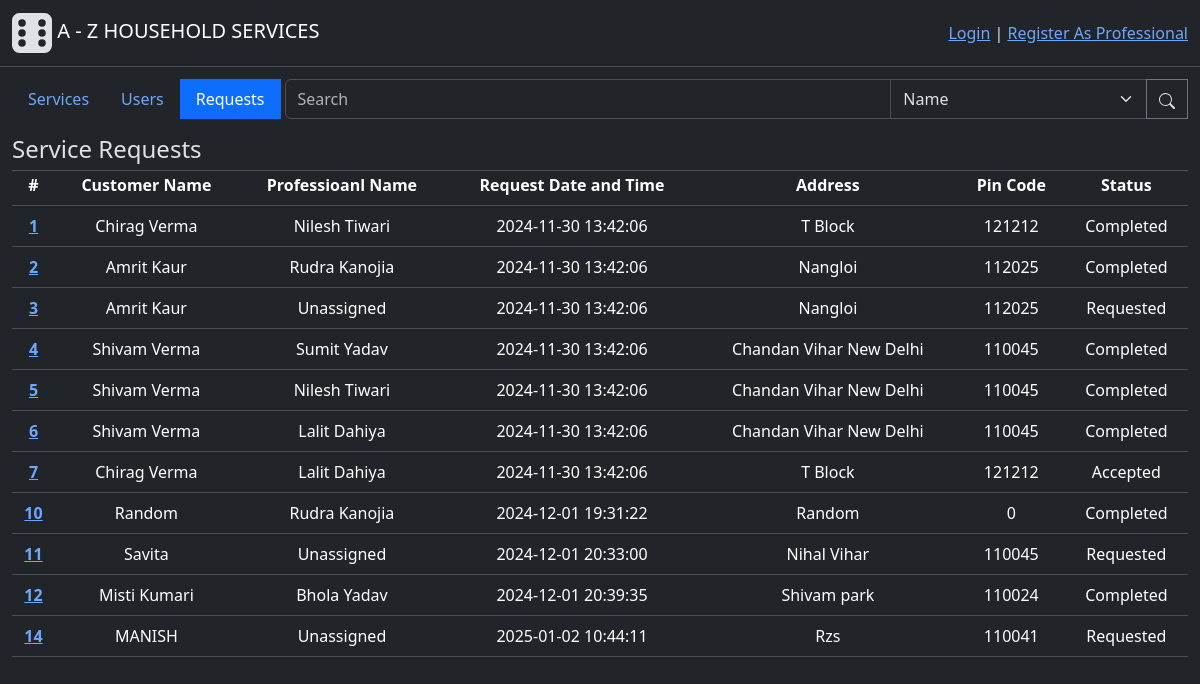
Page /admin/requests on the committed database.
### backend/modals.py (models this page shows, shortened)
class ServiceRequest(db.Model):
    id = db.Column(db.Integer(), primary_key=True)
    service_id = db.Column(db.Integer(), db.ForeignKey("service.id"), nullable=False) # Foreign Key - Service table
    customer_id = db.Column(db.Integer(), db.ForeignKey("user.id"), nullable=False) #Foreign key - from User(Customer) table
    professional_id = db.Column(db.Integer(), db.ForeignKey("professional.id")) # Foreign Key - Professional table, One professional for one job
    start_date = db.Column(db.DateTime(), nullable=False, default=datetime.now().replace(microsecond=0)) # datetime.now():get current time
    end_date = db.Column(db.DateTime())
    status = db.Column(db.Integer(), nullable=False, default=0) # 0-requested, 1-accepted, 2-completed at users-end, 3-completed at professionals-end
    rating = db.Column(db.Integer()) # Mandatory to give ratings for closing the job/tasks
    remarks = db.Column(db.String(500))
    professional = db.relationship("Professional", backref="service_requests", lazy=True)
    def get_professional(self):
        professional = self.professional
        if professional:
            return professional.user.name
        else:
            return "Unassigned"
    def get_status(self):
        status = self.status
        if status == 0:
            return "Requested"
        elif status == 1:
            return "Accepted"
        else:
            return "Completed"

class User(db.Model, UserMixin):
    id = db.Column(db.Integer(), primary_key=True)
    email = db.Column(db.String(60), unique=True, nullable=False)
    password = db.Column(db.String(), nullable=False)
    role = db.Column(db.Integer(), nullable=False, default=1) # 0-Admin, 1-Customer, 2-Professional
    name = db.Column(db.String(30), nullable=False)
    address = db.Column(db.String(100), nullable=False)
    pincode = db.Column(db.Integer(), nullable=False)
    status = db.Column(db.Integer(), nullable=False, default=1) # 0-inactive, 1-active
    rating = db.Column(db.Integer(), default=0)
    age = db.Column(db.Integer(), nullable=True) # newly added
    __table_args__ = (CheckConstraint("rating > 2", name="check_rating"),)
    service_requests = db.relationship("ServiceRequest", cascade="all, delete", backref="customer", lazy=True) # For accessing all the service requests created by a user(customer)
    professional_info = db.relationship("Professional", cascade="all, delete", backref="user", uselist=False) # one to one relation for accessing futher professional info

### backend/controllers.py (the view)
@app.route("/admin/requests", methods=["GET", "POST"])
def requests_tab_page():
    button_state = 2
    requests = ServiceRequest.query.all()
    return render_template("requests_tab.html", button_state=button_state, requests=requests)

### templates/requests_tab.html
{% extends "admin_dashboard.html" %}
{% block subcontent %}
<h4 style="margin-bottom: -10px;" class="h4 text-start mt-3">Service Requests</h4>
<hr style="margin-bottom:  -10px;" class="divider">
{% if requests %}
    <table class="table mt-1">
        <thead>
        <tr>
            <th scope="col">#</th>
            <th scope="col">Customer Name</th>
            <th scope="col">Professioanl Name</th>
            <th scope="col">Request Date and Time</th>
            <th scope="col">Address</th>
            <th scope="col">Pin Code</th>
            <th scope="col">Status</th>
        </tr>
        </thead>
        <tbody>
            {% for request in requests %}
                <tr>
                    <th scope="row">
                        <a href="{{ url_for('service_request_info', id=request.id)}}">
                            {{request.id}}
                        </a>
                    </th>
                    <td>{{request.customer.name}}</td>
                    <td>{{request.get_professional()}}</td>
                    <td>{{request.start_date}}</td>
                    <td>{{request.customer.address}}</td>
                    <td>{{request.customer.pincode}}</td>
                    <td>{{request.get_status()}}</td>
                </tr>
            {% endfor %}
        </tbody>
    </table>
{% else %}
    <div class="h5 mt-3">Currently there are no jobs.</div>
{% endif %}
{% endblock %}

### rows in the picture
ServiceRequest: id "1", customer.name "Chirag Verma", get_professional "Nilesh Tiwari", start_date "2024-11-30 13:42:06", customer.address "T Block", customer.pincode "121212", get_status "Completed"
ServiceRequest: id "2", customer.name "Amrit Kaur", get_professional "Rudra Kanojia", start_date "2024-11-30 13:42:06", customer.address "Nangloi", customer.pincode "112025", get_status "Completed"
ServiceRequest: id "3", customer.name "Amrit Kaur", get_professional "Unassigned", start_date "2024-11-30 13:42:06", customer.address "Nangloi", customer.pincode "112025", get_status "Requested"
ServiceRequest: id "4", customer.name "Shivam Verma", get_professional "Sumit Yadav", start_date "2024-11-30 13:42:06", customer.address "Chandan Vihar New Delhi", customer.pincode "110045", get_status "Completed"
ServiceRequest: id "5", customer.name "Shivam Verma", get_professional "Nilesh Tiwari", start_date "2024-11-30 13:42:06", customer.address "Chandan Vihar New Delhi", customer.pincode "110045", get_status "Completed"
ServiceRequest: id "6", customer.name "Shivam Verma", get_professional "Lalit Dahiya", start_date "2024-11-30 13:42:06", customer.address "Chandan Vihar New Delhi", customer.pincode "110045", get_status "Completed"
ServiceRequest: id "7", customer.name "Chirag Verma", get_professional "Lalit Dahiya", start_date "2024-11-30 13:42:06", customer.address "T Block", customer.pincode "121212", get_status "Accepted"
ServiceRequest: id "10", customer.name "Random", get_professional "Rudra Kanojia", start_date "2024-12-01 19:31:22", customer.address "Random", customer.pincode "0", get_status "Completed"
ServiceRequest: id "11", customer.name "Savita", get_professional "Unassigned", start_date "2024-12-01 20:33:00", customer.address "Nihal Vihar", customer.pincode "110045", get_status "Requested"
ServiceRequest: id "12", customer.name "Misti Kumari", get_professional "Bhola Yadav", start_date "2024-12-01 20:39:35", customer.address "Shivam park", customer.pincode "110024", get_status "Completed"
ServiceRequest: id "14", customer.name "MANISH", get_professional "Unassigned", start_date "2025-01-02 10:44:11", customer.address "Rzs", customer.pincode "110041", get_status "Requested"
